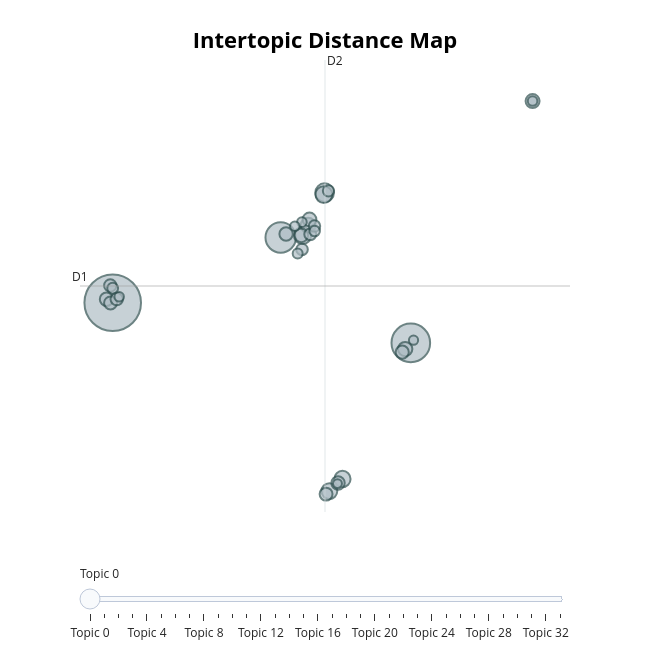

Source (notebook cell):
### Code cell
topic_model.visualize_topics()

### Figure 1 — Plotly figure (JSON) as saved in the notebook; plotly's stock layout.template omitted (floating-point values rounded to 4 significant figures)
{"data": [{"customdata": [[0, "protect | access | housing | safety | license", 1288], [1, "report | annual | communication | commission | fiscal", 600], [2, "town | city | charter | police | position", 373], [3, "program | pilot | create | incentive | grant", 140], [4, "benefit | employee | retirement | certain | worker", 119], [5, "ensure | promote | reduce | energy | cost", 115], [6, "inspection | correction | plan | correctional | communication", 106], [7, "authorize | land | convey | parcel | capital", 101], [8, "school | education | secondary | elementary | high", 90], [9, "commission | special | community | justice | create", 83], [10, "victim | crime | violent | domestic | violence", 79], [11, "tax | credit | exempt | relief | income", 76], [12, "sick | bank | leave | employee | developmental", 74], [13, "school | education | student | high | literacy", 72], [14, "police | officer | injure | firefighter | line", 72], [15, "continue | employment | police | authorize | city", 72], [16, "fund | trust | community | inland | federal", 69], [17, "premise | drunk | beverage | additional | alcoholic", 67], [18, "tax | excise | exemption | property | corporate", 67], [19, "veteran | disabled | benefit | plate | tuition", 62], [20, "employee | attorney | certify | assistant | resource", 62], [21, "regulate | modernize | business | lottery | fairness", 57], [22, "marijuana | use | product | pesticide | prohibit", 54], [23, "constitution | legislative | proposal | amendment | rule", 53], [24, "care | health | facility | long | provider", 51], [25, "retirement | retiree | pension | earning | allowance", 47], [26, "current | joint | document | authorize | certain", 45], [27, "cancer | screening | breast | treatment | therapy", 40], [28, "abuse | sexual | child | foster | prevent", 37], [29, "day | awareness | designate | month | observance", 37], [30, "vehicle | motor | emission | electric | zero", 37], [31, "retirement | benefit | pension | brian | disability", 36], [32, "board | director | membership | composition | advisory", 34], [33, "creditable | purchase | barnstable | retirement | county", 32]], "hovertemplate": "<b>Topic %{customdata[0]}</b><br>%{customdata[1]}<br>Size: %{customdata[2]}", "legendgroup": "", "marker": {"color": "#B0BEC5", "line": {"color": "DarkSlateGrey", "width": 2}, "size": [1288, 600, 373, 140, 119, 115, 106, 101, 90, 83, 79, 76, 74, 72, 72, 72, 69, 67, 67, 62, 62, 57, 54, 53, 51, 47, 45, 40, 37, 37, 37, 36, 34, 32], "sizemode": "area", "sizeref": 0.805, "symbol": "circle"}, "mode": "markers", "name": "", "orientation": "v", "showlegend": false, "type": "scatter", "x": [-9.359, 7.013, -0.1331, 2.279, 1.066, 2.239, 3.259, 2.539, 1.372, 6.704, 13.7, 1.447, 1.0, -9.701, 0.1628, 3.016, 6.542, 2.358, -9.48, -9.493, -9.14, 1.49, 1.038, 1.722, 2.49, -9.362, 1.73, 0.7988, 13.7, 1.033, 0.6448, -9.004, 7.162, 2.985], "xaxis": "x", "y": [4.29, 1.899, 8.162, 10.83, 8.282, 10.71, -6.187, -6.906, 8.889, 1.532, 16.27, 9.234, 8.29, 4.497, 8.371, -6.43, 1.35, -7.087, 4.275, 5.312, 4.504, 8.35, 7.451, 8.843, 10.93, 5.148, 8.549, 7.216, 16.27, 9.076, 8.831, 4.636, 2.06, -6.461], "yaxis": "y"}], "layout": {"annotations": [{"showarrow": false, "text": "D1", "x": -11.16, "y": 5.281, "yshift": 10}, {"showarrow": false, "text": "D2", "x": 2.3, "xshift": 10, "y": 18.71}], "height": 650, "hoverlabel": {"bgcolor": "white", "font": {"family": "Rockwell", "size": 16}}, "legend": {"itemsizing": "constant", "tracegroupgap": 0}, "margin": {"t": 60}, "shapes": [{"line": {"color": "#CFD8DC", "width": 2}, "type": "line", "x0": 2.3, "x1": 2.3, "y0": -8.149, "y1": 18.71}, {"line": {"color": "#9E9E9E", "width": 2}, "type": "line", "x0": -11.16, "x1": 15.76, "y0": 5.281, "y1": 5.281}], "sliders": [{"active": 0, "pad": {"t": 50}, "steps": [{"args": [{"marker.color": [["red", "#B0BEC5", "#B0BEC5", "#B0BEC5", "#B0BEC5", "#B0BEC5", "#B0BEC5", "#B0BEC5", "#B0BEC5", "#B0BEC5", "#B0BEC5", "#B0BEC5", "#B0BEC5", "#B0BEC5", "#B0BEC5", "#B0BEC5", "#B0BEC5", "#B0BEC5", "#B0BEC5", "#B0BEC5", "#B0BEC5", "#B0BEC5", "#B0BEC5", "#B0BEC5", "#B0BEC5", "#B0BEC5", "#B0BEC5", "#B0BEC5", "#B0BEC5", "#B0BEC5", "#B0BEC5", "#B0BEC5", "#B0BEC5", "#B0BEC5"]]}], "label": "Topic 0", "method": "update"}, {"args": [{"marker.color": [["#B0BEC5", "red", "#B0BEC5", "#B0BEC5", "#B0BEC5", "#B0BEC5", "#B0BEC5", "#B0BEC5", "#B0BEC5", "#B0BEC5", "#B0BEC5", "#B0BEC5", "#B0BEC5", "#B0BEC5", "#B0BEC5", "#B0BEC5", "#B0BEC5", "#B0BEC5", "#B0BEC5", "#B0BEC5", "#B0BEC5", "#B0BEC5", "#B0BEC5", "#B0BEC5", "#B0BEC5", "#B0BEC5", "#B0BEC5", "#B0BEC5", "#B0BEC5", "#B0BEC5", "#B0BEC5", "#B0BEC5", "#B0BEC5", "#B0BEC5"]]}], "label": "Topic 1", "method": "update"}, {"args": [{"marker.color": [["#B0BEC5", "#B0BEC5", "red", "#B0BEC5", "#B0BEC5", "#B0BEC5", "#B0BEC5", "#B0BEC5", "#B0BEC5", "#B0BEC5", "#B0BEC5", "#B0BEC5", "#B0BEC5", "#B0BEC5", "#B0BEC5", "#B0BEC5", "#B0BEC5", "#B0BEC5", "#B0BEC5", "#B0BEC5", "#B0BEC5", "#B0BEC5", "#B0BEC5", "#B0BEC5", "#B0BEC5", "#B0BEC5", "#B0BEC5", "#B0BEC5", "#B0BEC5", "#B0BEC5", "#B0BEC5", "#B0BEC5", "#B0BEC5", "#B0BEC5"]]}], "label": "Topic 2", "method": "update"}, {"args": [{"marker.color": [["#B0BEC5", "#B0BEC5", "#B0BEC5", "red", "#B0BEC5", "#B0BEC5", "#B0BEC5", "#B0BEC5", "#B0BEC5", "#B0BEC5", "#B0BEC5", "#B0BEC5", "#B0BEC5", "#B0BEC5", "#B0BEC5", "#B0BEC5", "#B0BEC5", "#B0BEC5", "#B0BEC5", "#B0BEC5", "#B0BEC5", "#B0BEC5", "#B0BEC5", "#B0BEC5", "#B0BEC5", "#B0BEC5", "#B0BEC5", "#B0BEC5", "#B0BEC5", "#B0BEC5", "#B0BEC5", "#B0BEC5", "#B0BEC5", "#B0BEC5"]]}], "label": "Topic 3", "method": "update"}, {"args": [{"marker.color": [["#B0BEC5", "#B0BEC5", "#B0BEC5", "#B0BEC5", "red", "#B0BEC5", "#B0BEC5", "#B0BEC5", "#B0BEC5", "#B0BEC5", "#B0BEC5", "#B0BEC5", "#B0BEC5", "#B0BEC5", "#B0BEC5", "#B0BEC5", "#B0BEC5", "#B0BEC5", "#B0BEC5", "#B0BEC5", "#B0BEC5", "#B0BEC5", "#B0BEC5", "#B0BEC5", "#B0BEC5", "#B0BEC5", "#B0BEC5", "#B0BEC5", "#B0BEC5", "#B0BEC5", "#B0BEC5", "#B0BEC5", "#B0BEC5", "#B0BEC5"]]}], "label": "Topic 4", "method": "update"}, {"args": [{"marker.color": [["#B0BEC5", "#B0BEC5", "#B0BEC5", "#B0BEC5", "#B0BEC5", "red", "#B0BEC5", "#B0BEC5", "#B0BEC5", "#B0BEC5", "#B0BEC5", "#B0BEC5", "#B0BEC5", "#B0BEC5", "#B0BEC5", "#B0BEC5", "#B0BEC5", "#B0BEC5", "#B0BEC5", "#B0BEC5", "#B0BEC5", "#B0BEC5", "#B0BEC5", "#B0BEC5", "#B0BEC5", "#B0BEC5", "#B0BEC5", "#B0BEC5", "#B0BEC5", "#B0BEC5", "#B0BEC5", "#B0BEC5", "#B0BEC5", "#B0BEC5"]]}], "label": "Topic 5", "method": "update"}, {"args": [{"marker.color": [["#B0BEC5", "#B0BEC5", "#B0BEC5", "#B0BEC5", "#B0BEC5", "#B0BEC5", "red", "#B0BEC5", "#B0BEC5", "#B0BEC5", "#B0BEC5", "#B0BEC5", "#B0BEC5", "#B0BEC5", "#B0BEC5", "#B0BEC5", "#B0BEC5", "#B0BEC5", "#B0BEC5", "#B0BEC5", "#B0BEC5", "#B0BEC5", "#B0BEC5", "#B0BEC5", "#B0BEC5", "#B0BEC5", "#B0BEC5", "#B0BEC5", "#B0BEC5", "#B0BEC5", "#B0BEC5", "#B0BEC5", "#B0BEC5", "#B0BEC5"]]}], "label": "Topic 6", "method": "update"}, {"args": [{"marker.color": [["#B0BEC5", "#B0BEC5", "#B0BEC5", "#B0BEC5", "#B0BEC5", "#B0BEC5", "#B0BEC5", "red", "#B0BEC5", "#B0BEC5", "#B0BEC5", "#B0BEC5", "#B0BEC5", "#B0BEC5", "#B0BEC5", "#B0BEC5", "#B0BEC5", "#B0BEC5", "#B0BEC5", "#B0BEC5", "#B0BEC5", "#B0BEC5", "#B0BEC5", "#B0BEC5", "#B0BEC5", "#B0BEC5", "#B0BEC5", "#B0BEC5", "#B0BEC5", "#B0BEC5", "#B0BEC5", "#B0BEC5", "#B0BEC5", "#B0BEC5"]]}], "label": "Topic 7", "method": "update"}, {"args": [{"marker.color": [["#B0BEC5", "#B0BEC5", "#B0BEC5", "#B0BEC5", "#B0BEC5", "#B0BEC5", "#B0BEC5", "#B0BEC5", "red", "#B0BEC5", "#B0BEC5", "#B0BEC5", "#B0BEC5", "#B0BEC5", "#B0BEC5", "#B0BEC5", "#B0BEC5", "#B0BEC5", "#B0BEC5", "#B0BEC5", "#B0BEC5", "#B0BEC5", "#B0BEC5", "#B0BEC5", "#B0BEC5", "#B0BEC5", "#B0BEC5", "#B0BEC5", "#B0BEC5", "#B0BEC5", "#B0BEC5", "#B0BEC5", "#B0BEC5", "#B0BEC5"]]}], "label": "Topic 8", "method": "update"}, {"args": [{"marker.color": [["#B0BEC5", "#B0BEC5", "#B0BEC5", "#B0BEC5", "#B0BEC5", "#B0BEC5", "#B0BEC5", "#B0BEC5", "#B0BEC5", "red", "#B0BEC5", "#B0BEC5", "#B0BEC5", "#B0BEC5", "#B0BEC5", "#B0BEC5", "#B0BEC5", "#B0BEC5", "#B0BEC5", "#B0BEC5", "#B0BEC5", "#B0BEC5", "#B0BEC5", "#B0BEC5", "#B0BEC5", "#B0BEC5", "#B0BEC5", "#B0BEC5", "#B0BEC5", "#B0BEC5", "#B0BEC5", "#B0BEC5", "#B0BEC5", "#B0BEC5"]]}], "label": "Topic 9", "method": "update"}, {"args": [{"marker.color": [["#B0BEC5", "#B0BEC5", "#B0BEC5", "#B0BEC5", "#B0BEC5", "#B0BEC5", "#B0BEC5", "#B0BEC5", "#B0BEC5", "#B0BEC5", "red", "#B0BEC5", "#B0BEC5", "#B0BEC5", "#B0BEC5", "#B0BEC5", "#B0BEC5", "#B0BEC5", "#B0BEC5", "#B0BEC5", "#B0BEC5", "#B0BEC5", "#B0BEC5", "#B0BEC5", "#B0BEC5", "#B0BEC5", "#B0BEC5", "#B0BEC5", "#B0BEC5", "#B0BEC5", "#B0BEC5", "#B0BEC5", "#B0BEC5", "#B0BEC5"]]}], "label": "Topic 10", "method": "update"}, {"args": [{"marker.color": [["#B0BEC5", "#B0BEC5", "#B0BEC5", "#B0BEC5", "#B0BEC5", "#B0BEC5", "#B0BEC5", "#B0BEC5", "#B0BEC5", "#B0BEC5", "#B0BEC5", "red", "#B0BEC5", "#B0BEC5", "#B0BEC5", "#B0BEC5", "#B0BEC5", "#B0BEC5", "#B0BEC5", "#B0BEC5", "#B0BEC5", "#B0BEC5", "#B0BEC5", "#B0BEC5", "#B0BEC5", "#B0BEC5", "#B0BEC5", "#B0BEC5", "#B0BEC5", "#B0BEC5", "#B0BEC5", "#B0BEC5", "#B0BEC5", "#B0BEC5"]]}], "label": "Topic 11", "method": "update"}, {"args": [{"marker.color": [["#B0BEC5", "#B0BEC5", "#B0BEC5", "#B0BEC5", "#B0BEC5", "#B0BEC5", "#B0BEC5", "#B0BEC5", "#B0BEC5", "#B0BEC5", "#B0BEC5", "#B0BEC5", "red", "#B0BEC5", "#B0BEC5", "#B0BEC5", "#B0BEC5", "#B0BEC5", "#B0BEC5", "#B0BEC5", "#B0BEC5", "#B0BEC5", "#B0BEC5", "#B0BEC5", "#B0BEC5", "#B0BEC5", "#B0BEC5", "#B0BEC5", "#B0BEC5", "#B0BEC5", "#B0BEC5", "#B0BEC5", "#B0BEC5", "#B0BEC5"]]}], "label": "Topic 12", "method": "update"}, {"args": [{"marker.color": [["#B0BEC5", "#B0BEC5", "#B0BEC5", "#B0BEC5", "#B0BEC5", "#B0BEC5", "#B0BEC5", "#B0BEC5", "#B0BEC5", "#B0BEC5", "#B0BEC5", "#B0BEC5", "#B0BEC5", "red", "#B0BEC5", "#B0BEC5", "#B0BEC5", "#B0BEC5", "#B0BEC5", "#B0BEC5", "#B0BEC5", "#B0BEC5", "#B0BEC5", "#B0BEC5", "#B0BEC5", "#B0BEC5", "#B0BEC5", "#B0BEC5", "#B0BEC5", "#B0BEC5", "#B0BEC5", "#B0BEC5", "#B0BEC5", "#B0BEC5"]]}], "label": "Topic 13", "method": "update"}, {"args": [{"marker.color": [["#B0BEC5", "#B0BEC5", "#B0BEC5", "#B0BEC5", "#B0BEC5", "#B0BEC5", "#B0BEC5", "#B0BEC5", "#B0BEC5", "#B0BEC5", "#B0BEC5", "#B0BEC5", "#B0BEC5", "#B0BEC5", "red", "#B0BEC5", "#B0BEC5", "#B0BEC5", "#B0BEC5", "#B0BEC5", "#B0BEC5", "#B0BEC5", "#B0BEC5", "#B0BEC5", "#B0BEC5", "#B0BEC5", "#B0BEC5", "#B0BEC5", "#B0BEC5", "#B0BEC5", "#B0BEC5", "#B0BEC5", "#B0BEC5", "#B0BEC5"]]}], "label": "Topic 14", "method": "update"}, {"args": [{"marker.color": [["#B0BEC5", "#B0BEC5", "#B0BEC5", "#B0BEC5", "#B0BEC5", "#B0BEC5", "#B0BEC5", "#B0BEC5", "#B0BEC5", "#B0BEC5", "#B0BEC5", "#B0BEC5", "#B0BEC5", "#B0BEC5", "#B0BEC5", "red", "#B0BEC5", "#B0BEC5", "#B0BEC5", "#B0BEC5", "#B0BEC5", "#B0BEC5", "#B0BEC5", "#B0BEC5", "#B0BEC5", "#B0BEC5", "#B0BEC5", "#B0BEC5", "#B0BEC5", "#B0BEC5", "#B0BEC5", "#B0BEC5", "#B0BEC5", "#B0BEC5"]]}], "label": "Topic 15", "method": "update"}, {"args": [{"marker.color": [["#B0BEC5", "#B0BEC5", "#B0BEC5", "#B0BEC5", "#B0BEC5", "#B0BEC5", "#B0BEC5", "#B0BEC5", "#B0BEC5", "#B0BEC5", "#B0BEC5", "#B0BEC5", "#B0BEC5", "#B0BEC5", "#B0BEC5", "#B0BEC5", "red", "#B0BEC5", "#B0BEC5", "#B0BEC5", "#B0BEC5", "#B0BEC5", "#B0BEC5", "#B0BEC5", "#B0BEC5", "#B0BEC5", "#B0BEC5", "#B0BEC5", "#B0BEC5", "#B0BEC5", "#B0BEC5", "#B0BEC5", "#B0BEC5", "#B0BEC5"]]}], "label": "Topic 16", "method": "update"}, {"args": [{"marker.color": [["#B0BEC5", "#B0BEC5", "#B0BEC5", "#B0BEC5", "#B0BEC5", "#B0BEC5", "#B0BEC5", "#B0BEC5", "#B0BEC5", "#B0BEC5", "#B0BEC5", "#B0BEC5", "#B0BEC5", "#B0BEC5", "#B0BEC5", "#B0BEC5", "#B0BEC5", "red", "#B0BEC5", "#B0BEC5", "#B0BEC5", "#B0BEC5", "#B0BEC5", "#B0BEC5", "#B0BEC5", "#B0BEC5", "#B0BEC5", "#B0BEC5", "#B0BEC5", "#B0BEC5", "#B0BEC5", "#B0BEC5", "#B0BEC5", "#B0BEC5"]]}], "label": "Topic 17", "method": "update"}, {"args": [{"marker.color": [["#B0BEC5", "#B0BEC5", "#B0BEC5", "#B0BEC5", "#B0BEC5", "#B0BEC5", "#B0BEC5", "#B0BEC5", "#B0BEC5", "#B0BEC5", "#B0BEC5", "#B0BEC5", "#B0BEC5", "#B0BEC5", "#B0BEC5", "#B0BEC5", "#B0BEC5", "#B0BEC5", "red", "#B0BEC5", "#B0BEC5", "#B0BEC5", "#B0BEC5", "#B0BEC5", "#B0BEC5", "#B0BEC5", "#B0BEC5", "#B0BEC5", "#B0BEC5", "#B0BEC5", "#B0BEC5", "#B0BEC5", "#B0BEC5", "#B0BEC5"]]}], "label": "Topic 18", "method": "update"}, {"args": [{"marker.color": [["#B0BEC5", "#B0BEC5", "#B0BEC5", "#B0BEC5", "#B0BEC5", "#B0BEC5", "#B0BEC5", "#B0BEC5", "#B0BEC5", "#B0BEC5", "#B0BEC5", "#B0BEC5", "#B0BEC5", "#B0BEC5", "#B0BEC5", "#B0BEC5", "#B0BEC5", "#B0BEC5", "#B0BEC5", "red", "#B0BEC5", "#B0BEC5", "#B0BEC5", "#B0BEC5", "#B0BEC5", "#B0BEC5", "#B0BEC5", "#B0BEC5", "#B0BEC5", "#B0BEC5", "#B0BEC5", "#B0BEC5", "#B0BEC5", "#B0BEC5"]]}], "label": "Topic 19", "method": "update"}, {"args": [{"marker.color": [["#B0BEC5", "#B0BEC5", "#B0BEC5", "#B0BEC5", "#B0BEC5", "#B0BEC5", "#B0BEC5", "#B0BEC5", "#B0BEC5", "#B0BEC5", "#B0BEC5", "#B0BEC5", "#B0BEC5", "#B0BEC5", "#B0BEC5", "#B0BEC5", "#B0BEC5", "#B0BEC5", "#B0BEC5", "#B0BEC5", "red", "#B0BEC5", "#B0BEC5", "#B0BEC5", "#B0BEC5", "#B0BEC5", "#B0BEC5", "#B0BEC5", "#B0BEC5", "#B0BEC5", "#B0BEC5", "#B0BEC5", "#B0BEC5", "#B0BEC5"]]}], "label": "Topic 20", "method": "update"}, {"args": [{"marker.color": [["#B0BEC5", "#B0BEC5", "#B0BEC5", "#B0BEC5", "#B0BEC5", "#B0BEC5", "#B0BEC5", "#B0BEC5", "#B0BEC5", "#B0BEC5", "#B0BEC5", "#B0BEC5", "#B0BEC5", "#B0BEC5", "#B0BEC5", "#B0BEC5", "#B0BEC5", "#B0BEC5", "#B0BEC5", "#B0BEC5", "#B0BEC5", "red", "#B0BEC5", "#B0BEC5", "#B0BEC5", "#B0BEC5", "#B0BEC5", "#B0BEC5", "#B0BEC5", "#B0BEC5", "#B0BEC5", "#B0BEC5", "#B0BEC5", "#B0BEC5"]]}], "label": "Topic 21", "method": "update"}, {"args": [{"marker.color": [["#B0BEC5", "#B0BEC5", "#B0BEC5", "#B0BEC5", "#B0BEC5", "#B0BEC5", "#B0BEC5", "#B0BEC5", "#B0BEC5", "#B0BEC5", "#B0BEC5", "#B0BEC5", "#B0BEC5", "#B0BEC5", "#B0BEC5", "#B0BEC5", "#B0BEC5", "#B0BEC5", "#B0BEC5", "#B0BEC5", "#B0BEC5", "#B0BEC5", "red", "#B0BEC5", "#B0BEC5", "#B0BEC5", "#B0BEC5", "#B0BEC5", "#B0BEC5", "#B0BEC5", "#B0BEC5", "#B0BEC5", "#B0BEC5", "#B0BEC5"]]}], "label": "Topic 22", "method": "update"}, {"args": [{"marker.color": [["#B0BEC5", "#B0BEC5", "#B0BEC5", "#B0BEC5", "#B0BEC5", "#B0BEC5", "#B0BEC5", "#B0BEC5", "#B0BEC5", "#B0BEC5", "#B0BEC5", "#B0BEC5", "#B0BEC5", "#B0BEC5", "#B0BEC5", "#B0BEC5", "#B0BEC5", "#B0BEC5", "#B0BEC5", "#B0BEC5", "#B0BEC5", "#B0BEC5", "#B0BEC5", "red", "#B0BEC5", "#B0BEC5", "#B0BEC5", "#B0BEC5", "#B0BEC5", "#B0BEC5", "#B0BEC5", "#B0BEC5", "#B0BEC5", "#B0BEC5"]]}], "label": "Topic 23", "method": "update"}, {"args": [{"marker.color": [["#B0BEC5", "#B0BEC5", "#B0BEC5", "#B0BEC5", "#B0BEC5", "#B0BEC5", "#B0BEC5", "#B0BEC5", "#B0BEC5", "#B0BEC5", "#B0BEC5", "#B0BEC5", "#B0BEC5", "#B0BEC5", "#B0BEC5", "#B0BEC5", "#B0BEC5", "#B0BEC5", "#B0BEC5", "#B0BEC5", "#B0BEC5", "#B0BEC5", "#B0BEC5", "#B0BEC5", "red", "#B0BEC5", "#B0BEC5", "#B0BEC5", "#B0BEC5", "#B0BEC5", "#B0BEC5", "#B0BEC5", "#B0BEC5", "#B0BEC5"]]}], "label": "Topic 24", "method": "update"}, {"args": [{"marker.color": [["#B0BEC5", "#B0BEC5", "#B0BEC5", "#B0BEC5", "#B0BEC5", "#B0BEC5", "#B0BEC5", "#B0BEC5", "#B0BEC5", "#B0BEC5", "#B0BEC5", "#B0BEC5", "#B0BEC5", "#B0BEC5", "#B0BEC5", "#B0BEC5", "#B0BEC5", "#B0BEC5", "#B0BEC5", "#B0BEC5", "#B0BEC5", "#B0BEC5", "#B0BEC5", "#B0BEC5", "#B0BEC5", "red", "#B0BEC5", "#B0BEC5", "#B0BEC5", "#B0BEC5", "#B0BEC5", "#B0BEC5", "#B0BEC5", "#B0BEC5"]]}], "label": "Topic 25", "method": "update"}, {"args": [{"marker.color": [["#B0BEC5", "#B0BEC5", "#B0BEC5", "#B0BEC5", "#B0BEC5", "#B0BEC5", "#B0BEC5", "#B0BEC5", "#B0BEC5", "#B0BEC5", "#B0BEC5", "#B0BEC5", "#B0BEC5", "#B0BEC5", "#B0BEC5", "#B0BEC5", "#B0BEC5", "#B0BEC5", "#B0BEC5", "#B0BEC5", "#B0BEC5", "#B0BEC5", "#B0BEC5", "#B0BEC5", "#B0BEC5", "#B0BEC5", "red", "#B0BEC5", "#B0BEC5", "#B0BEC5", "#B0BEC5", "#B0BEC5", "#B0BEC5", "#B0BEC5"]]}], "label": "Topic 26", "method": "update"}, {"args": [{"marker.color": [["#B0BEC5", "#B0BEC5", "#B0BEC5", "#B0BEC5", "#B0BEC5", "#B0BEC5", "#B0BEC5", "#B0BEC5", "#B0BEC5", "#B0BEC5", "#B0BEC5", "#B0BEC5", "#B0BEC5", "#B0BEC5", "#B0BEC5", "#B0BEC5", "#B0BEC5", "#B0BEC5", "#B0BEC5", "#B0BEC5", "#B0BEC5", "#B0BEC5", "#B0BEC5", "#B0BEC5", "#B0BEC5", "#B0BEC5", "#B0BEC5", "red", "#B0BEC5", "#B0BEC5", "#B0BEC5", "#B0BEC5", "#B0BEC5", "#B0BEC5"]]}], "label": "Topic 27", "method": "update"}, {"args": [{"marker.color": [["#B0BEC5", "#B0BEC5", "#B0BEC5", "#B0BEC5", "#B0BEC5", "#B0BEC5", "#B0BEC5", "#B0BEC5", "#B0BEC5", "#B0BEC5", "#B0BEC5", "#B0BEC5", "#B0BEC5", "#B0BEC5", "#B0BEC5", "#B0BEC5", "#B0BEC5", "#B0BEC5", "#B0BEC5", "#B0BEC5", "#B0BEC5", "#B0BEC5", "#B0BEC5", "#B0BEC5", "#B0BEC5", "#B0BEC5", "#B0BEC5", "#B0BEC5", "red", "#B0BEC5", "#B0BEC5", "#B0BEC5", "#B0BEC5", "#B0BEC5"]]}], "label": "Topic 28", "method": "update"}, {"args": [{"marker.color": [["#B0BEC5", "#B0BEC5", "#B0BEC5", "#B0BEC5", "#B0BEC5", "#B0BEC5", "#B0BEC5", "#B0BEC5", "#B0BEC5", "#B0BEC5", "#B0BEC5", "#B0BEC5", "#B0BEC5", "#B0BEC5", "#B0BEC5", "#B0BEC5", "#B0BEC5", "#B0BEC5", "#B0BEC5", "#B0BEC5", "#B0BEC5", "#B0BEC5", "#B0BEC5", "#B0BEC5", "#B0BEC5", "#B0BEC5", "#B0BEC5", "#B0BEC5", "#B0BEC5", "red", "#B0BEC5", "#B0BEC5", "#B0BEC5", "#B0BEC5"]]}], "label": "Topic 29", "method": "update"}, {"args": [{"marker.color": [["#B0BEC5", "#B0BEC5", "#B0BEC5", "#B0BEC5", "#B0BEC5", "#B0BEC5", "#B0BEC5", "#B0BEC5", "#B0BEC5", "#B0BEC5", "#B0BEC5", "#B0BEC5", "#B0BEC5", "#B0BEC5", "#B0BEC5", "#B0BEC5", "#B0BEC5", "#B0BEC5", "#B0BEC5", "#B0BEC5", "#B0BEC5", "#B0BEC5", "#B0BEC5", "#B0BEC5", "#B0BEC5", "#B0BEC5", "#B0BEC5", "#B0BEC5", "#B0BEC5", "#B0BEC5", "red", "#B0BEC5", "#B0BEC5", "#B0BEC5"]]}], "label": "Topic 30", "method": "update"}, {"args": [{"marker.color": [["#B0BEC5", "#B0BEC5", "#B0BEC5", "#B0BEC5", "#B0BEC5", "#B0BEC5", "#B0BEC5", "#B0BEC5", "#B0BEC5", "#B0BEC5", "#B0BEC5", "#B0BEC5", "#B0BEC5", "#B0BEC5", "#B0BEC5", "#B0BEC5", "#B0BEC5", "#B0BEC5", "#B0BEC5", "#B0BEC5", "#B0BEC5", "#B0BEC5", "#B0BEC5", "#B0BEC5", "#B0BEC5", "#B0BEC5", "#B0BEC5", "#B0BEC5", "#B0BEC5", "#B0BEC5", "#B0BEC5", "red", "#B0BEC5", "#B0BEC5"]]}], "label": "Topic 31", "method": "update"}, {"args": [{"marker.color": [["#B0BEC5", "#B0BEC5", "#B0BEC5", "#B0BEC5", "#B0BEC5", "#B0BEC5", "#B0BEC5", "#B0BEC5", "#B0BEC5", "#B0BEC5", "#B0BEC5", "#B0BEC5", "#B0BEC5", "#B0BEC5", "#B0BEC5", "#B0BEC5", "#B0BEC5", "#B0BEC5", "#B0BEC5", "#B0BEC5", "#B0BEC5", "#B0BEC5", "#B0BEC5", "#B0BEC5", "#B0BEC5", "#B0BEC5", "#B0BEC5", "#B0BEC5", "#B0BEC5", "#B0BEC5", "#B0BEC5", "#B0BEC5", "red", "#B0BEC5"]]}], "label": "Topic 32", "method": "update"}, {"args": [{"marker.color": [["#B0BEC5", "#B0BEC5", "#B0BEC5", "#B0BEC5", "#B0BEC5", "#B0BEC5", "#B0BEC5", "#B0BEC5", "#B0BEC5", "#B0BEC5", "#B0BEC5", "#B0BEC5", "#B0BEC5", "#B0BEC5", "#B0BEC5", "#B0BEC5", "#B0BEC5", "#B0BEC5", "#B0BEC5", "#B0BEC5", "#B0BEC5", "#B0BEC5", "#B0BEC5", "#B0BEC5", "#B0BEC5", "#B0BEC5", "#B0BEC5", "#B0BEC5", "#B0BEC5", "#B0BEC5", "#B0BEC5", "#B0BEC5", "#B0BEC5", "red"]]}], "label": "Topic 33", "method": "update"}]}], "title": {"font": {"color": "Black", "size": 22}, "text": "<b>Intertopic Distance Map</b>", "x": 0.5, "xanchor": "center", "y": 0.95, "yanchor": "top"}, "width": 650, "xaxis": {"anchor": "y", "domain": [0, 1], "range": [-11.16, 15.76], "title": {"text": ""}, "visible": false}, "yaxis": {"anchor": "x", "domain": [0, 1], "range": [-8.149, 18.71], "title": {"text": ""}, "visible": false}}}
